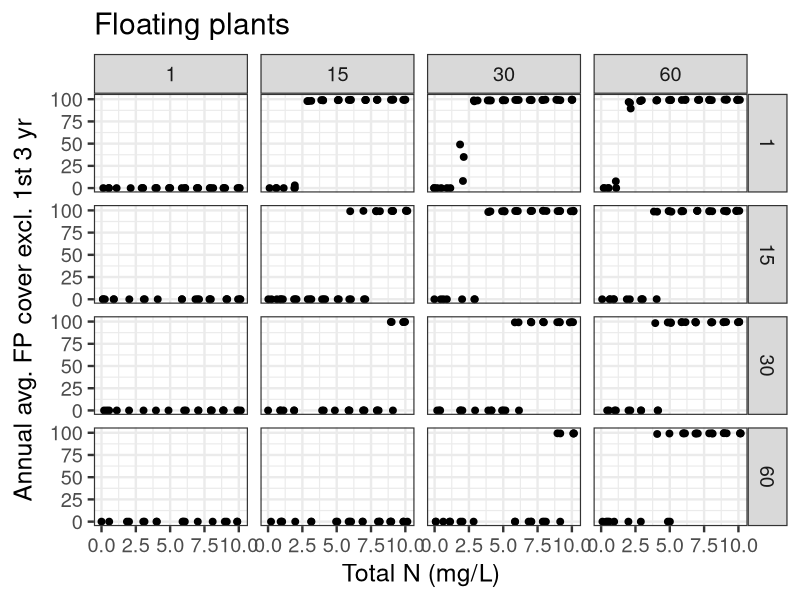
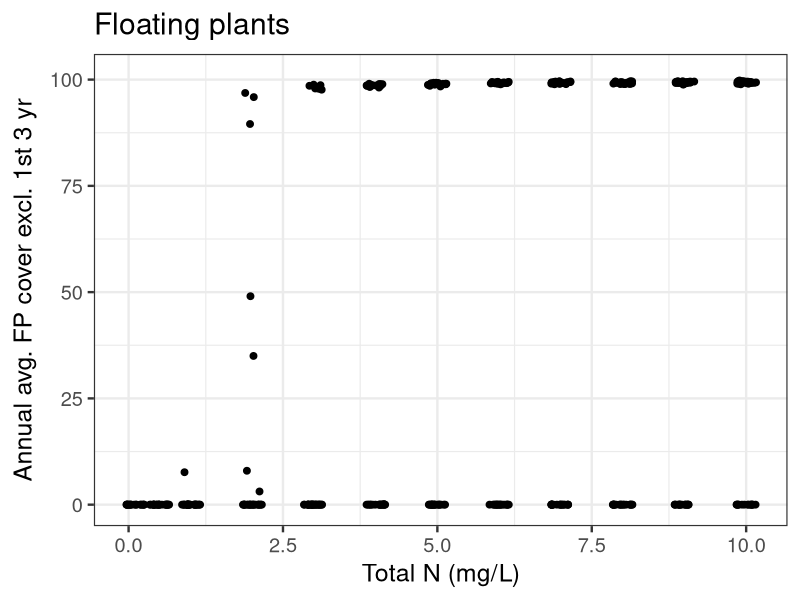
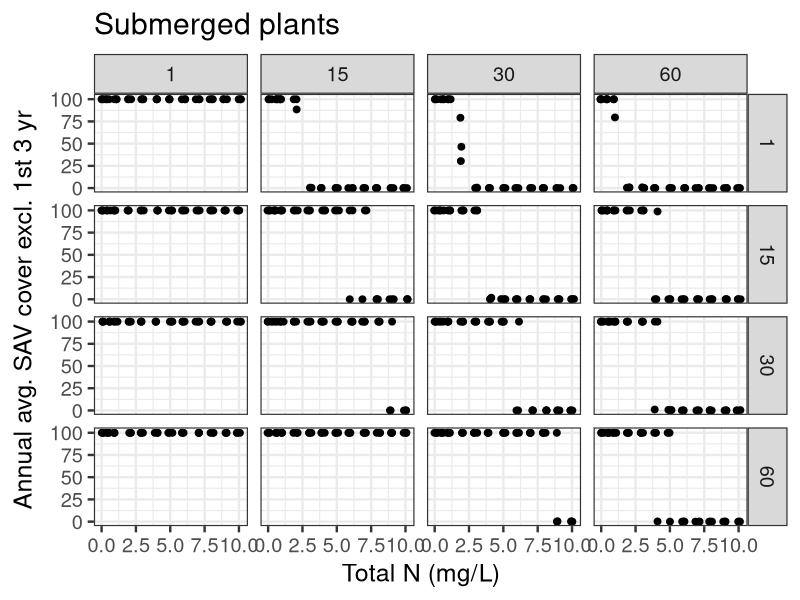
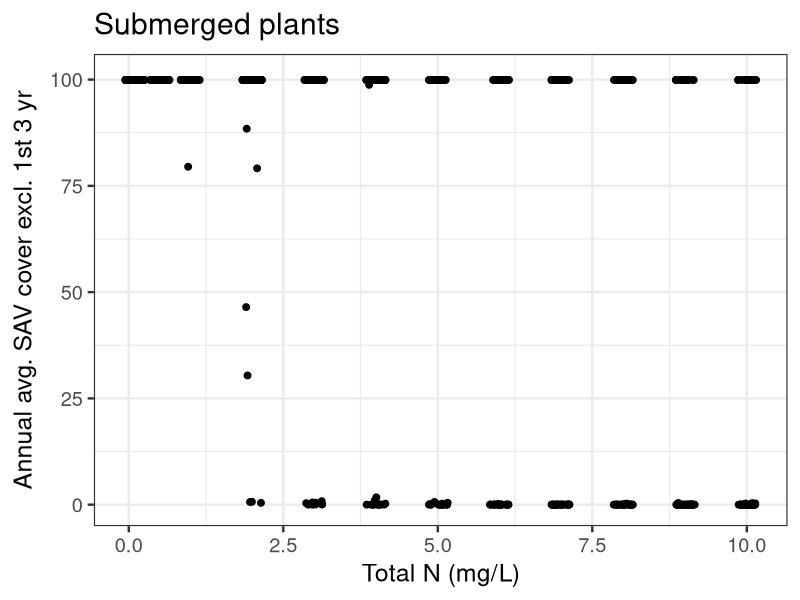
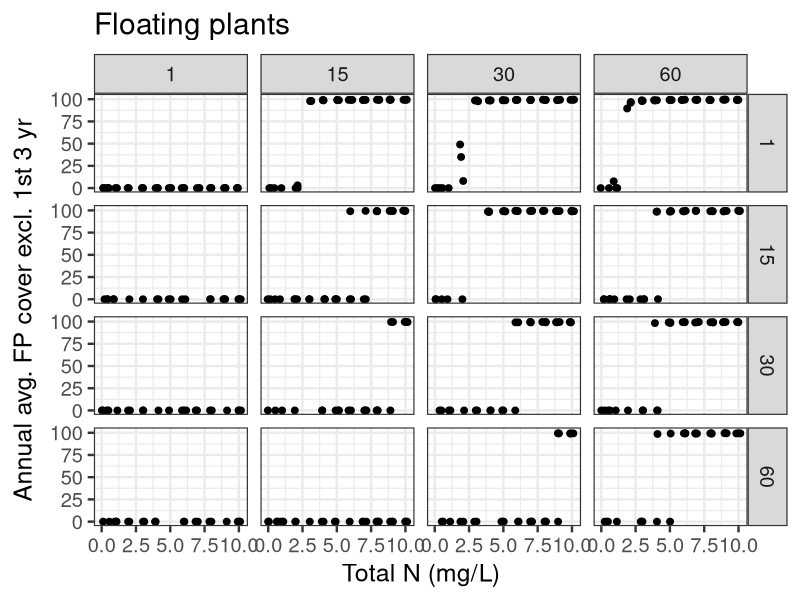
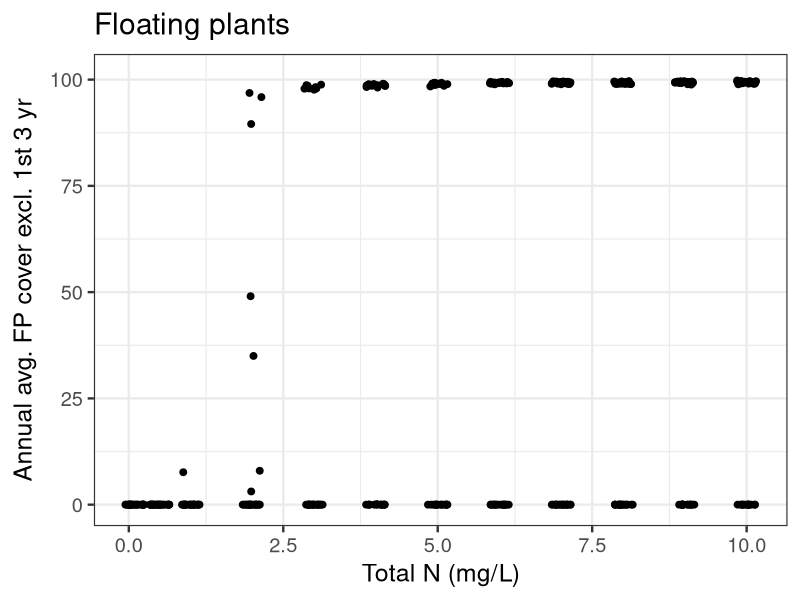
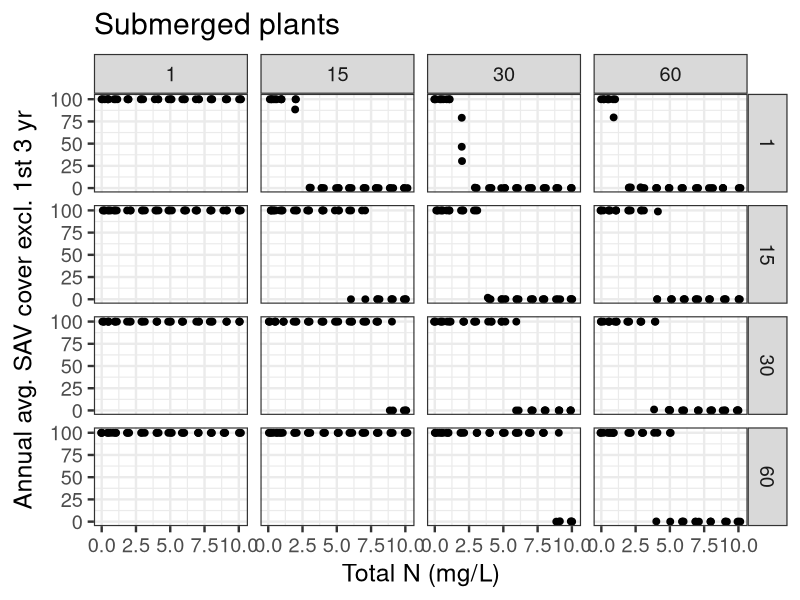
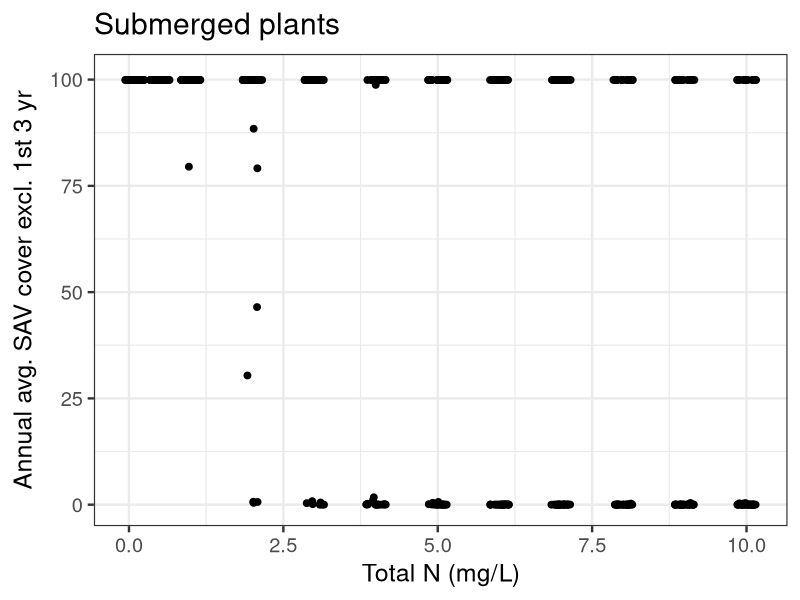

These figures' R source, in order:
#########################################################
# Summarize results from multiple simulations           # 
#                                                       #
# By: Michael J. McCann                                 #
# Created: 3/19/2014                                    #
# Updated: 7/14/2014                                    #
######################################################### 

library(ggplot2)
library(gridExtra)

data <- read.csv("output24.csv") # imports parameter  values for all simulations 
head(data)
nrow(data)


#########################
# Y = average average FP cover for all years (except for first three)
FP_plot <- ggplot(data, aes(x=TOTALN,y=avg_avg_FPcover)) 
FP_plot <- FP_plot + geom_point(position="jitter",size=2)
FP_plot <- FP_plot + facet_grid(initial_perc_SAV_cover ~ initial_perc_FP_cover)
FP_plot <- FP_plot + ylim(0,101)
FP_plot <- FP_plot + xlab("Total N (mg/L)")
FP_plot <- FP_plot + ylab(expression(paste("Annual avg. FP cover excl. 1st 3 yr")))
FP_plot <- FP_plot + theme_bw(base_size=18)
FP_plot <- FP_plot + ggtitle("Floating plants")
FP_plot
ggsave(file="output24 - FP&SAV - highshading - lowinitial - FP.pdf",FP_plot, height=11,width=8)

FP_plot_2 <- ggplot(data, aes(x=TOTALN,y=avg_avg_FPcover)) 
FP_plot_2 <- FP_plot_2 + geom_point(position="jitter",size=2)
FP_plot_2 <- FP_plot_2 + ylim(0,101)
FP_plot_2 <- FP_plot_2 + xlab("Total N (mg/L)")
FP_plot_2 <- FP_plot_2 + ylab(expression(paste("Annual avg. FP cover excl. 1st 3 yr")))
FP_plot_2 <- FP_plot_2 + theme_bw(base_size=18)
FP_plot_2 <- FP_plot_2 + ggtitle("Floating plants")
FP_plot_2
ggsave(file="output24 - FP&SAV - highshading - lowinitial - FP - 2.pdf",FP_plot_2, height=8,width=8)


SAV_plot <- ggplot(data, aes(x=TOTALN,y=avg_avg_SAVcover)) 
SAV_plot <- SAV_plot + geom_point(position="jitter",size=2)
SAV_plot <- SAV_plot + facet_grid(initial_perc_SAV_cover ~ initial_perc_FP_cover)
SAV_plot <- SAV_plot + ylim(0,101)
SAV_plot <- SAV_plot + xlab("Total N (mg/L)")
SAV_plot <- SAV_plot + ylab(expression(paste("Annual avg. SAV cover excl. 1st 3 yr")))
SAV_plot <- SAV_plot + theme_bw(base_size=18)
SAV_plot <- SAV_plot + ggtitle("Submerged plants")
SAV_plot
ggsave(file="output24 - FP&SAV - highshading - lowinitial - SAV.pdf",SAV_plot, height=11,width=8)


SAV_plot_2 <- ggplot(data, aes(x=TOTALN,y=avg_avg_SAVcover)) 
SAV_plot_2 <- SAV_plot_2 + geom_point(position="jitter",size=2)
SAV_plot_2 <- SAV_plot_2 + ylim(0,101)
SAV_plot_2 <- SAV_plot_2 + xlab("Total N (mg/L)")
SAV_plot_2 <- SAV_plot_2 + ylab(expression(paste("Annual avg. SAV cover excl. 1st 3 yr")))
SAV_plot_2 <- SAV_plot_2 + theme_bw(base_size=18)
SAV_plot_2 <- SAV_plot_2 + ggtitle("Submerged plants")
SAV_plot_2
ggsave(file="output24 - FP&SAV - highshading - lowinitial - SAV - 2.pdf",SAV_plot_2, height=8,width=8)
